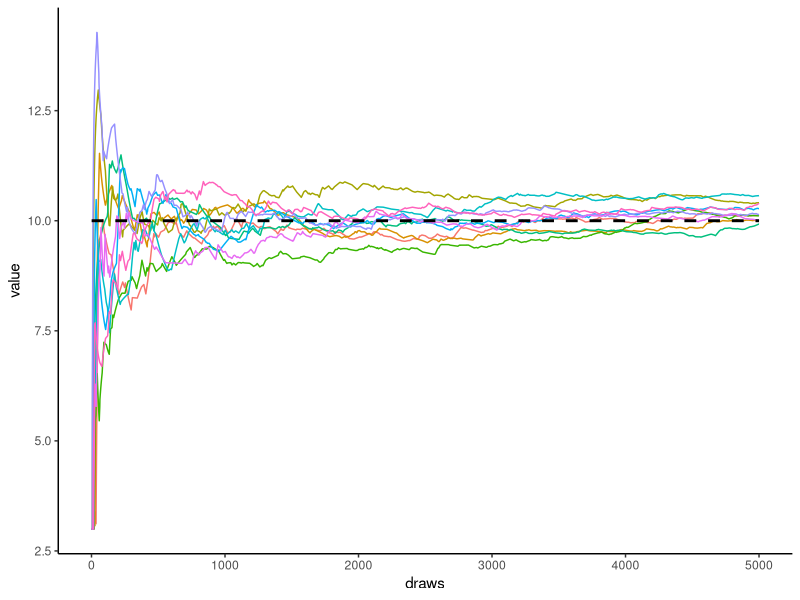

The R source for this figure:
library(ggplot2)
library(reshape2)
set.seed(1)

chisq_den = function(x, k){
  rtn = 0
  if (x > 0){
    rtn = x^(k/2-1) * exp(-x/2)
  }
  return(rtn)
}

chisq_mh  <- function(N = 1e3, k, h, start)
{
  # memory allocation
  out <- numeric(length = N)
  acc.prob <- 0  # acceptance probability
  out[1] <- start  # just some starting value (fixed starting value)

  for(t in 2:N)
  {
    # proposal N(x, h). Use sd = sqrt(variance) in R
    prop <- rnorm(1, mean = out[t-1], sd = 8^2)

    # the proposal density gets cancelled here
    alpha <- chisq_den(x = prop, k = k) / chisq_den(x = out[t-1], k = k)

    U <- runif(1)
    if(U <= alpha)  # to decide whether to accept or reject
    {
      out[t] <- prop
      acc.prob <- acc.prob + 1
    } else{
      out[t] <- out[t-1]
    }
  }
  print(acc.prob/N)   # we want to see often we accept
  return(out)
}

N = 1e3*5 # Number of steps
reps = 1e1 # Number of independent chains
k = 10 # df of chisq
h = 1000

chain.fixed = matrix(0, nrow = N, ncol = reps)
for(r in 1:reps){
  chain.fixed[, r] = chisq_mh(N = N, k = k, h = h, start = 3)
}

running.mean = matrix(0, nrow = N, ncol = reps)
running.mean[1, ] = chain.fixed[1, ]
for(i in 2:N){
  running.mean[i, ] = colMeans(x = chain.fixed[1:i, ])
}

df = data.frame(data = running.mean, draws = 1:N)
for(i in 1:reps){
  colnames(df)[i] = paste("Chain", i)
}

df1 = melt(df, id.vars = 'draws', variable.name = 'Chains')

ggplot(df1, mapping = aes(draws, value)) +
  geom_line(aes(color = Chains)) +
  geom_line(mapping = aes(y = 10), lty = 2, size = 1) +
  theme_classic() +
  theme(legend.position = 'none')
